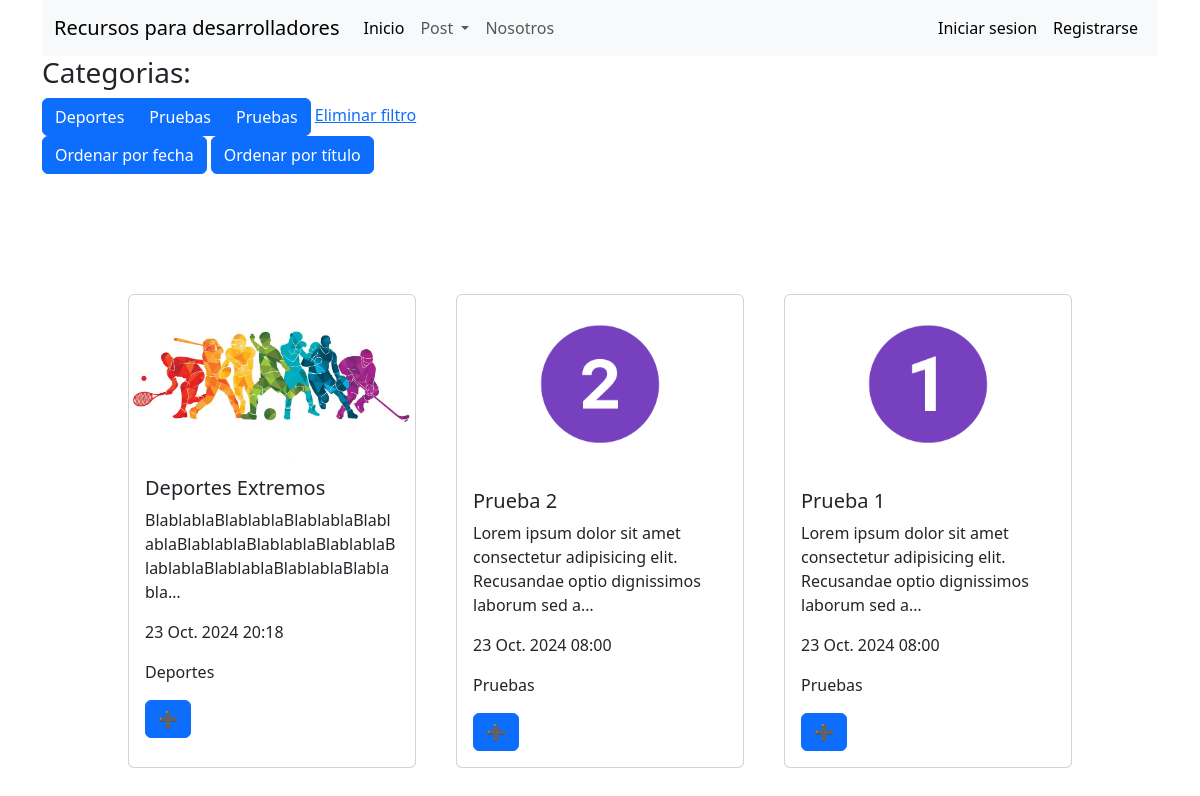
Page /articulos/listar_articulos/ on the committed database.
### apps/post/models.py (models this page shows, shortened)
class Articulo(models.Model):
    titulo = models.CharField(max_length=50, null=False)
    subtitulo = models.CharField(max_length=100, null=False, blank=True)
    fecha = models.DateTimeField(auto_now_add=True)
    texto = models.TextField(null=False)
    activo = models.BooleanField(default=True)
    categoria = models.ForeignKey(Categoria, on_delete=models.SET_NULL, null=True, default='Sin categoria')
    imagen = models.ImageField(null=True, blank=True, upload_to='media', default='static/post_default.png')
    publicado = models.DateTimeField(default=timezone.now)
    class Meta:
        ordering = ('-publicado',)

class Categoria(models.Model):
    nombre = models.CharField(max_length=30, null=False)
    def __str__(self):
        return self.nombre

### apps/post/views.py (the view)
# urls.py: path('listar_articulos/', ListarArticulos.as_view(), name = 'listar_articulos'),
class ListarArticulos(ListView):
    model = Articulo
    template_name = 'articulos/listar_articulos.html'
    context_object_name = 'articulos'
    paginate_by = 3
    def get_context_data(self):
        context = super().get_context_data()
        articulos = Articulo.objects.all()
        context['articulos'] = articulos
        return context

### templates/articulos/listar_articulos.html (shortened to what this page needs)
{% extends 'base.html' %}
{% load static %}
{% block contenido %}
    <h3>Categorias:</h3>
    <div class="btn-group" role="group" aria-label="Basic example">
        {% for p in articulos %}
            <a href="{% url 'apps.post:listar_por_categoria' p.categoria %}" class="btn btn-primary">{{p.categoria}}</a>
        {% endfor %}
    </div>
    <a href="{% url 'apps.post:listar_articulos'%}" class="btn-primary">Eliminar filtro</a>
    <form method="GET" action="{% url 'apps.post:ordenar_por' %}">
        <button class="btn btn-primary" name="orden" type="submit" value="fecha">Ordenar por fecha</button>
        <button class="btn btn-primary" name="orden" type="submit" value="titulo">Ordenar por título</button>
    </form>
</div>
<div class="card-container">
    {% for p in articulos %}
    <div class="card" style="width: 18rem;">
            <img src="{{p.imagen.url}}" class="card-img-top" width="200px" alt="...">
            <div class="card-body">
                <h5 class="card-title">{{p.titulo}}</h5>
                <p class="card-text">{{p.texto|truncatechars:100}}</p>
                <p class="card-text">{{p.fecha}}</p>
                <p class="card-text">{{p.categoria}}</p>
                <a href="{% url 'apps.post:articulo_individual' p.pk%}" class="btn btn-primary">➕</a>
            </div>
    </div>
    {% empty %}
        <h1>No hay registros</h1>
    {% endfor %}
</div>
{% endblock %}

### static/css/estilos.css (style rules this page uses)
.card-container { display: flex; justify-content: center; flex-wrap: wrap; margin-top: 100px; }
.card { width: 325; overflow: hidden; margin: 20px; }

### rows in the picture
Articulo: categoria "Deportes", imagen (picture), titulo "Deportes Extremos", texto "BlablablaBlablablaBlablablaBlablablaBlablablaBlablablaBlablablaBlablablaBlablablaBlablablaBlablabla…", fecha "23 Oct. 2024 20:18"
Articulo: categoria "Pruebas", imagen (picture), titulo "Prueba 2", texto "Lorem ipsum dolor sit amet consectetur adipisicing elit. Recusandae optio dignissimos laborum sed a…", fecha "23 Oct. 2024 08:00"
Articulo: categoria "Pruebas", imagen (picture), titulo "Prueba 1", texto "Lorem ipsum dolor sit amet consectetur adipisicing elit. Recusandae optio dignissimos laborum sed a…", fecha "23 Oct. 2024 08:00"
